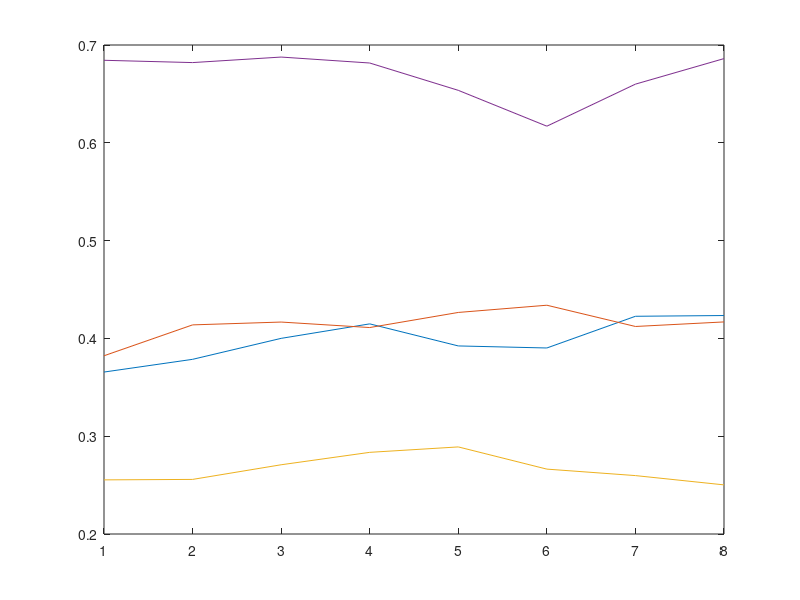

The MATLAB source for this figure:
Z.Ntrial = 8;
dsigma=0.02;
randomwalk=.25+.5*rand(4,1);
for t=2:Z.Ntrial
 	tmp = randomwalk(:,t-1)+dsigma*randn(4,1);
 	i=tmp<.25; tmp(i) =  .5-tmp(i);
 	i=tmp>.75; tmp(i) = 1.5-tmp(i);
 	randomwalk(:,t)=tmp; 
end
plot(randomwalk');